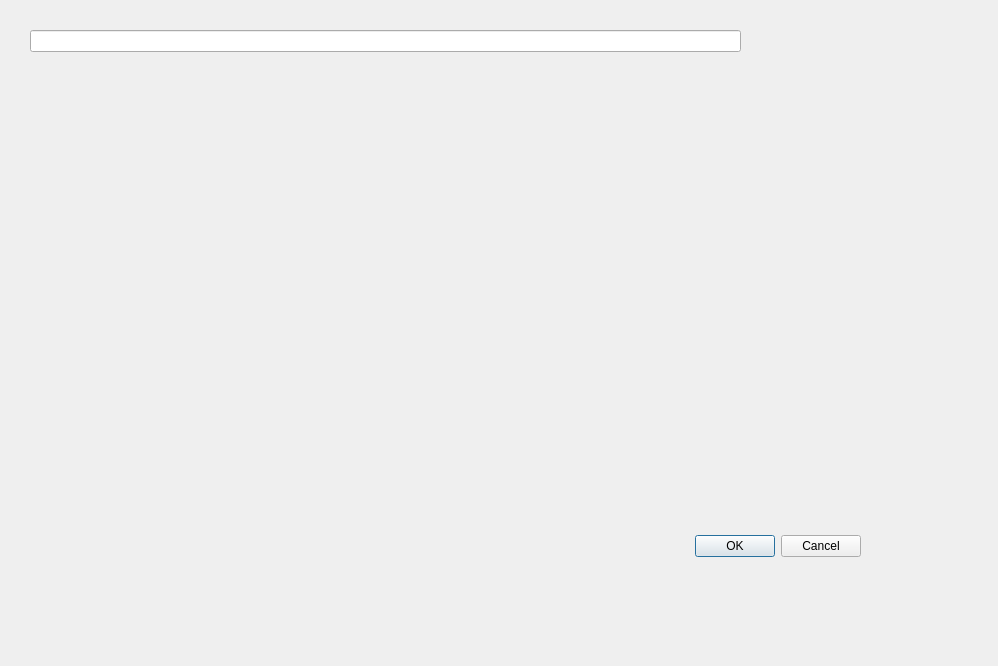
<?xml version="1.0" encoding="UTF-8"?>
<ui version="4.0">
 <class>Dialog</class>
 <widget class="QDialog" name="Dialog">
  <property name="geometry">
   <rect>
    <x>0</x>
    <y>0</y>
    <width>998</width>
    <height>666</height>
   </rect>
  </property>
  <property name="windowTitle">
   <string>Dialog</string>
  </property>
  <widget class="QDialogButtonBox" name="buttonBox">
   <property name="geometry">
    <rect>
     <x>520</x>
     <y>530</y>
     <width>341</width>
     <height>32</height>
    </rect>
   </property>
   <property name="orientation">
    <enum>Qt::Horizontal</enum>
   </property>
   <property name="standardButtons">
    <set>QDialogButtonBox::Cancel|QDialogButtonBox::Ok</set>
   </property>
  </widget>
  <widget class="QLineEdit" name="imageFolderName">
   <property name="geometry">
    <rect>
     <x>30</x>
     <y>30</y>
     <width>711</width>
     <height>22</height>
    </rect>
   </property>
  </widget>
  <widget class="QWidget" name="gridLayoutWidget">
   <property name="geometry">
    <rect>
     <x>40</x>
     <y>140</y>
     <width>160</width>
     <height>80</height>
    </rect>
   </property>
   <layout class="QGridLayout" name="gridLayout"/>
  </widget>
 </widget>
 <resources/>
 <connections>
  <connection>
   <sender>buttonBox</sender>
   <signal>accepted()</signal>
   <receiver>Dialog</receiver>
   <slot>accept()</slot>
   <hints>
    <hint type="sourcelabel">
     <x>248</x>
     <y>254</y>
    </hint>
    <hint type="destinationlabel">
     <x>157</x>
     <y>274</y>
    </hint>
   </hints>
  </connection>
  <connection>
   <sender>buttonBox</sender>
   <signal>rejected()</signal>
   <receiver>Dialog</receiver>
   <slot>reject()</slot>
   <hints>
    <hint type="sourcelabel">
     <x>316</x>
     <y>260</y>
    </hint>
    <hint type="destinationlabel">
     <x>286</x>
     <y>274</y>
    </hint>
   </hints>
  </connection>
 </connections>
</ui>
